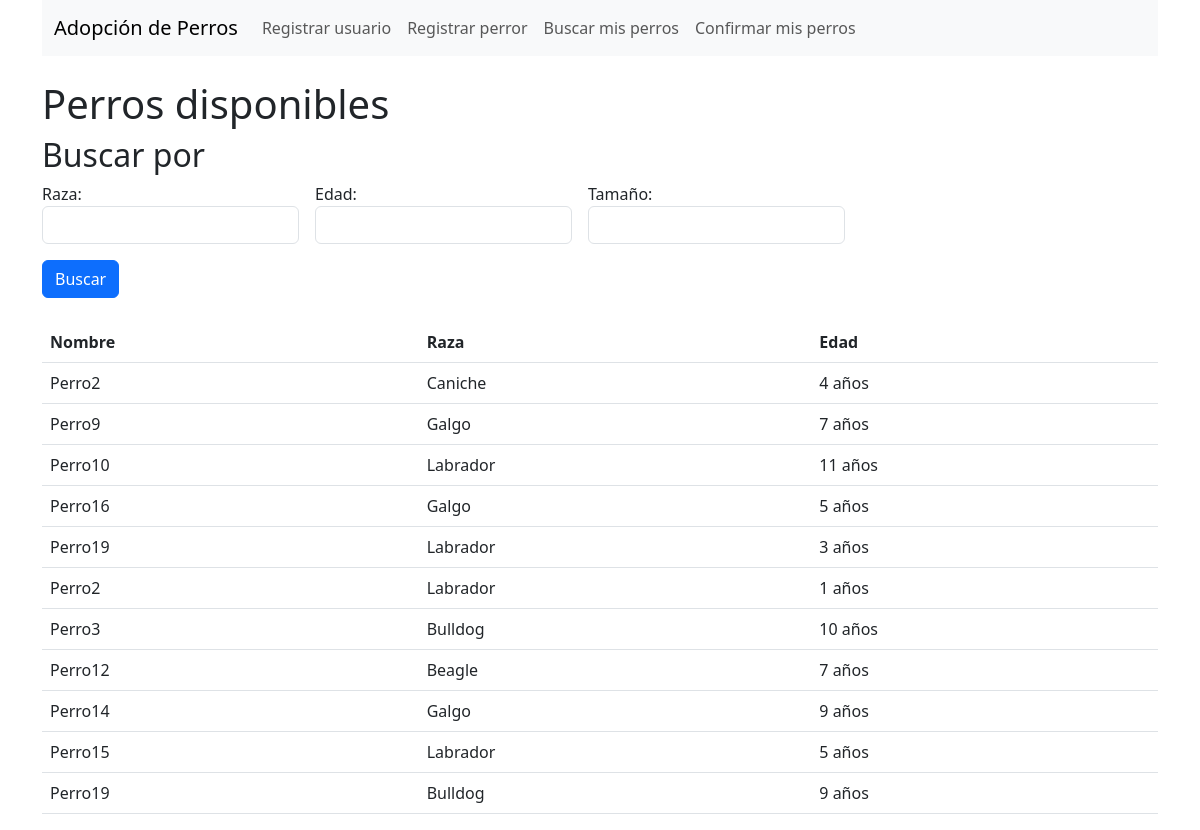
/, run on an earlier commit of the app's database.
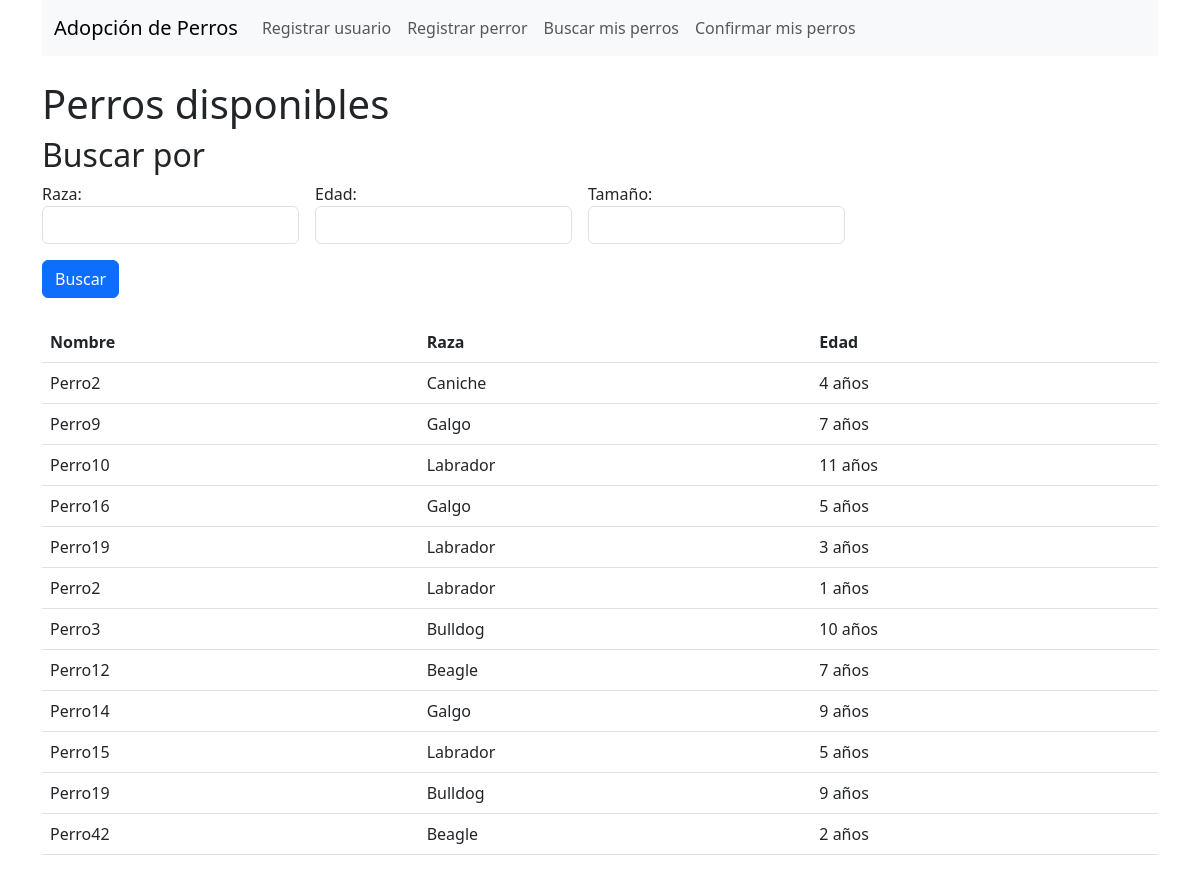
And on a later commit of the database.
### adopciones/models.py (models this page shows)
class Perro(models.Model):
    nombre = models.CharField(max_length=100)
    raza = models.CharField(max_length=50, choices=RAZAS)
    edad = models.IntegerField()
    tamaño = models.CharField(max_length=20, choices=TAMAÑOS)
    peso = models.FloatField()
    estado_salud = models.CharField(max_length=100, choices=SALUD)
    vacunado = models.BooleanField(default=False)
    estado = models.CharField(max_length=20, choices=[
        ('disponible', 'Disponible'),
        ('reservado', 'Reservado'),
        ('adoptado', 'Adoptado')
    ])
    temperamento = models.CharField(max_length=50, choices=TEMPERAMENTOS)
    url_imagen = models.URLField(max_length=300, null=True, blank=True)
    reservado_por = models.ForeignKey('UsuarioAdoptante', null=True, blank=True, on_delete=models.SET_NULL)

### adopciones/views.py (the view, shortened to what this page needs)
# urls.py: path('', views.lista_perros, name='lista_perros'),
def lista_perros(request):
    perros = Perro.objects.filter(estado='disponible')
    form = BuscarPerroForm(request.GET or None)
    return render(request, 'lista_perros.html', {'perros': perros})

### adopciones/templates/lista_perros.html
{% extends 'base.html' %}
{% block content %}
<h1>Perros disponibles</h1>
<h2>Buscar por</h2>
<form method="get"class="mb-4">
    <div class="row g-3 align-items-center">
    <div class="col-auto">
    <label>Raza:</label>
    <input class="form-control" type="text" name="raza" value="{{ request.GET.raza }}">
    </div>
    <div class="col-auto">
    <label>Edad:</label>
    <input class="form-control" type="number" name="edad" value="{{ request.GET.edad }}">
    </div>
    <div class="col-auto">
    <label>Tamaño:</label>
    <input class="form-control" type="text" name="tamaño" value="{{ request.GET.tamaño }}">
    </div>
    <div>
    <button type="submit" class="btn btn-primary">Buscar</button>
    </div>
    </div>
</form>
<table class="table">
    <thead>
        <tr>
            <th>Nombre</th>
            <th>Raza</th>
            <th>Edad</th>
        </tr>
    </thead>
    <tbody>
        {% for perro in perros %}
            <tr>
                <td>{{ perro.nombre }}</td>
                <td>{{ perro.raza }}</td>
                <td>{{ perro.edad }} años</td>
            </tr>
        {% empty %}
            <tr>
                <td colspan="3">No hay perros disponibles.</td>
            </tr>
        {% endfor %}
    </tbody>
</table>
{% endblock %}

### adopciones/templates/base.html (shortened to what this page needs)
<!DOCTYPE html>
<html lang="es">
<head>
    <link href="https://cdn.jsdelivr.net/npm/bootstrap@5.3.0/dist/css/bootstrap.min.css" rel="stylesheet">
</head>
<body class="container">
    <nav class="navbar navbar-expand-lg navbar-light bg-light mb-4">
      <div class="container-fluid">
        <a class="navbar-brand" href="{% url 'lista_perros' %}">Adopción de Perros</a>
        <div class="collapse navbar-collapse">
          <ul class="navbar-nav">
            <li class="nav-item"><a class="nav-link" href="{% url 'registrar_usuario' %}">Registrar usuario</a></li>
            <li class="nav-item"><a class="nav-link" href="{% url 'registrar_perro' %}">Registrar perror</a></li>
            <li class="nav-item"><a class="nav-link" href="{% url 'buscar_para_usuario' %}">Buscar mis perros</a></li>
            <li class="nav-item"><a class="nav-link" href="{% url 'confirmar_adopcion' %}">Confirmar mis perros</a></li>
          </ul>
        </div>
      </div>
    </nav>
    {% block content %}
    {% endblock %}
</body>
</html>

What changed in the data, as far as the page shows it:
now on this page (row edited): Perro: nombre "Perro42", raza "Beagle", edad "2"
